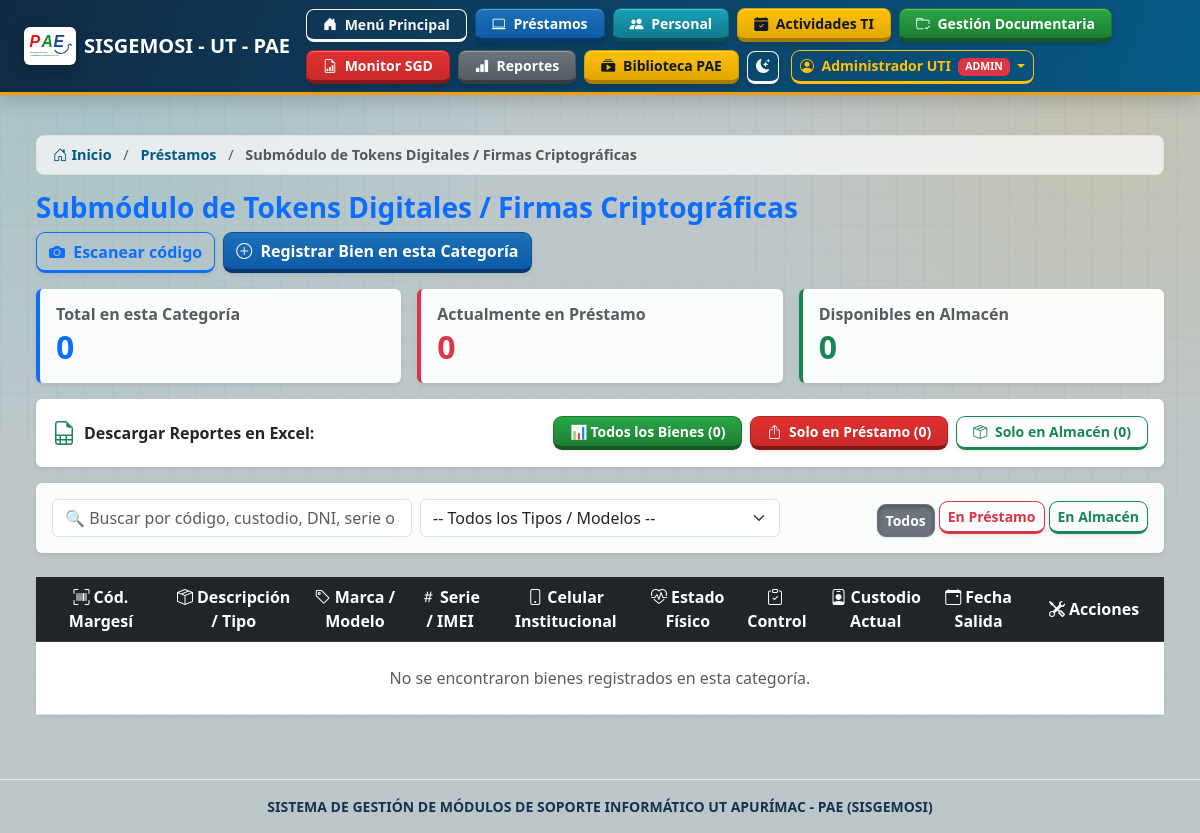
The page /prestamos/tokens (signed in) on the database as committed earlier.
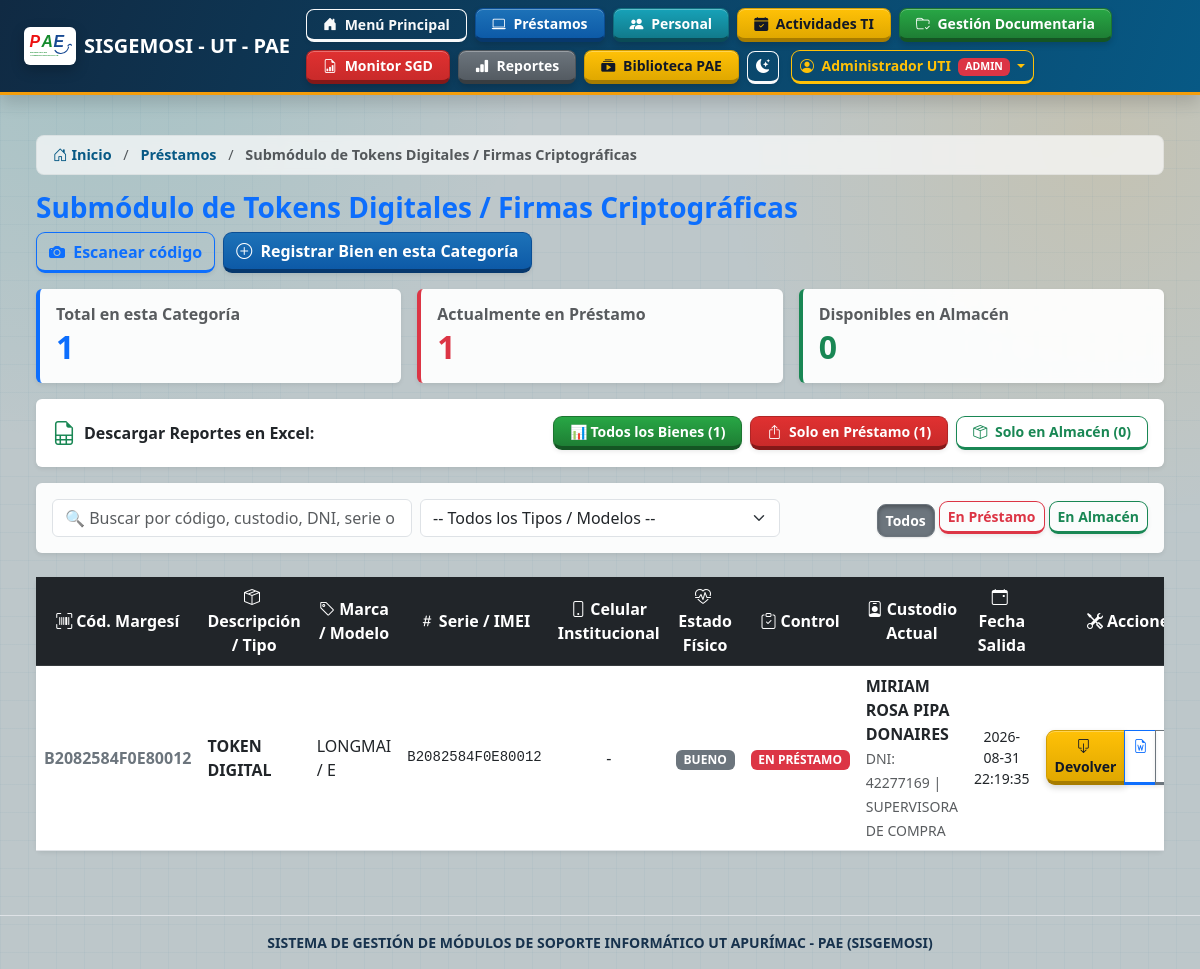
The same page on the database as committed later.
### tables this page shows
CREATE TABLE prestamos (
        id INTEGER PRIMARY KEY AUTOINCREMENT,
        equipo_id INTEGER NOT NULL,
        trabajador_id INTEGER NOT NULL,
        fecha_prestamo DATETIME DEFAULT CURRENT_TIMESTAMP,
        fecha_devolucion DATETIME NULL,
        estado TEXT DEFAULT 'ACTIVO',
        observaciones_entrega TEXT,
        observaciones_devolucion TEXT,
        archivo_acta_entrega TEXT,
        archivo_acta_recepcion TEXT,
        FOREIGN KEY (equipo_id) REFERENCES equipos (id),
        FOREIGN KEY (trabajador_id) REFERENCES trabajadores (id)
    );

CREATE TABLE equipos (
        id INTEGER PRIMARY KEY AUTOINCREMENT,
        codigo_interno TEXT UNIQUE NOT NULL,
        tipo_equipo TEXT NOT NULL,
        marca TEXT,
        modelo TEXT,
        numero_serie TEXT,
        imei_1 TEXT,
        imei_2 TEXT,
        numero_linea TEXT,
        accesorios TEXT,
        estado TEXT DEFAULT 'EN ALMACEN'
    , categoria TEXT DEFAULT 'INFORMATICOS', codigo_margesi TEXT, descripcion TEXT, serie_medidas TEXT, estado_conservacion TEXT DEFAULT 'BUENO', color TEXT, sede TEXT DEFAULT 'ABANCAY', valor_inicial TEXT, valor_neto TEXT, observaciones TEXT, celular_institucional TEXT, nivel_ubicacion TEXT, ambiente_ubicacion TEXT);

CREATE TABLE trabajadores (
        id INTEGER PRIMARY KEY AUTOINCREMENT,
        dni TEXT UNIQUE NOT NULL,
        nombres TEXT,
        apellido_paterno TEXT,
        apellido_materno TEXT,
        cargo TEXT,
        correo_personal TEXT,
        correo_institucional TEXT,
        tipo_contrato TEXT,
        telefono TEXT,
        fecha_nacimiento TEXT
    , celular_institucional TEXT, activo INTEGER NOT NULL DEFAULT 1);

### app.py (the view)
@app.route("/prestamos/<categoria>")
@permiso_requerido("prestamos", "ver")
@login_required
def ver_submodulo(categoria):
    cat = categoria.upper()
    if cat not in ["MOVILES", "TOKENS", "INFORMATICOS", "MOBILIARIO"]:
        return redirect(url_for("prestamos_hub"))
    conn = get_db()
    cursor = conn.cursor()
    query = """
    SELECT
        e.*,
        p.id AS prestamo_id,
        p.fecha_prestamo,
        p.archivo_acta_entrega,
        t.dni AS trabajador_dni,
        (t.nombres || ' ' || t.apellido_paterno || ' ' || t.apellido_materno) AS trabajador_nombre,
        t.cargo AS trabajador_cargo,
        t.telefono AS trabajador_telefono
    FROM equipos e
    LEFT JOIN prestamos p ON e.id = p.equipo_id AND p.estado = 'ACTIVO'
    LEFT JOIN trabajadores t ON p.trabajador_id = t.id
    WHERE e.categoria = ?
    ORDER BY CASE WHEN e.estado = 'EN PRESTAMO' THEN 0 ELSE 1 END, p.fecha_prestamo DESC, e.codigo_margesi ASC
    """
    equipos = cursor.execute(query, (cat,)).fetchall()
    trabajadores = cursor.execute("""
        SELECT id, dni, (nombres || ' ' || apellido_paterno || ' ' || apellido_materno) AS nombre_completo, cargo
        FROM trabajadores
        WHERE activo = 1
        ORDER BY nombres ASC
    """).fetchall()
    tipos_raw = cursor.execute("SELECT DISTINCT descripcion FROM equipos WHERE categoria = ? ORDER BY descripcion ASC", (cat,)).fetchall()
    tipos_disponibles = [r[0] for r in tipos_raw if r[0]]
    total_cat = len(equipos)
    prestados_cat = sum(1 for eq in equipos if eq["estado"] == "EN PRESTAMO")
    almacen_cat = total_cat - prestados_cat
    conn.close()
    nombres_titulos = {
        "MOVILES": "Submódulo de Equipos Móviles (Celulares / Tablets)",
        "TOKENS": "Submódulo de Tokens Digitales / Firmas Criptográficas",
        "INFORMATICOS": "Submódulo de Equipos Informáticos y Audiovisuales",
        "MOBILIARIO": "Submódulo de Mobiliario y Bienes Patrimoniales"
    }
    return render_template("dashboard_categoria.html",
                           equipos=equipos,
                           trabajadores=trabajadores,
                           categoria=cat,
                           titulo_categoria=nombres_titulos.get(cat, cat),
                           tipos_disponibles=tipos_disponibles,
                           total_cat=total_cat,
                           prestados_cat=prestados_cat,
                           almacen_cat=almacen_cat)

### app.py (called while the page is built, shortened)
def obtener_token_csrf():
    if "csrf_token" not in session:
        session["csrf_token"] = secrets.token_urlsafe(32)
    return session["csrf_token"]

@app.before_request
def proteger_formularios():
    if request.method != "POST" or request.endpoint in {"static", "login"}:
        return None
    token_formulario = request.form.get("csrf_token", "")
    token_sesion = session.get("csrf_token", "")
    if not token_sesion or not token_formulario or not hmac.compare_digest(token_formulario, token_sesion):
        return "Solicitud no válida.", 400
    return None

@app.after_request
def agregar_cabeceras_seguridad(response):
    response.headers.setdefault("X-Content-Type-Options", "nosniff")
    response.headers.setdefault("X-Frame-Options", "DENY")
    response.headers.setdefault("Referrer-Policy", "strict-origin-when-cross-origin")
    response.headers.setdefault("Permissions-Policy", "camera=(), microphone=(), geolocation=()")
    if PRODUCTION_MODE:
        response.headers.setdefault("Strict-Transport-Security", "max-age=31536000; includeSubDomains")
    return response

def usuario_tiene_permiso(modulo, accion):
    if session.get("rol") == "ADMIN":
        return True

### templates/dashboard_categoria.html (shortened to what the changed rows need)
{% extends "base.html" %}
{% block content %}
<link rel="stylesheet" href="https://unpkg.com/html5-qrcode@2.3.8/html5-qrcode.min.css">
<div class="container-fluid py-3">
    <div class="row g-3 mb-3">
        <div class="col-12 col-md-4">
            <div class="card shadow-sm border-0 border-start border-4 border-primary h-100">
                <div class="card-body">
                    <h6 class="text-muted fw-bold mb-1">Total en esta Categoría</h6>
                    <h2 class="fw-bold mb-0 text-primary">{{ total_cat }}</h2>
                </div>
            </div>
        </div>
        <div class="col-12 col-md-4">
            <div class="card shadow-sm border-0 border-start border-4 border-danger h-100">
                <div class="card-body">
                    <h6 class="text-muted fw-bold mb-1">Actualmente en Préstamo</h6>
                    <h2 class="fw-bold mb-0 text-danger">{{ prestados_cat }}</h2>
                </div>
            </div>
        </div>
        <div class="col-12 col-md-4">
            <div class="card shadow-sm border-0 border-start border-4 border-success h-100">
                <div class="card-body">
                    <h2 class="fw-bold mb-0 text-success">{{ almacen_cat }}</h2>
                </div>
            </div>
        </div>
    </div>
    <div class="card shadow-sm border-0 mb-3 bg-white">
        <div class="card-body p-3 d-flex flex-wrap align-items-center justify-content-between gap-2">
            <div class="d-flex flex-wrap gap-2">
                <a href="/prestamos/exportar-excel/{{ categoria.lower() }}?estado=TODOS" class="btn btn-success btn-sm px-3 shadow-sm">
                    📊 Todos los Bienes ({{ total_cat }})
                </a>
                <a href="/prestamos/exportar-excel/{{ categoria.lower() }}?estado=PRESTADOS" class="btn btn-danger btn-sm px-3 shadow-sm">
                    <i class="bi bi-box-arrow-up me-1"></i> Solo en Préstamo ({{ prestados_cat }})
                </a>
                <a href="/prestamos/exportar-excel/{{ categoria.lower() }}?estado=ALMACEN" class="btn btn-outline-success btn-sm px-3 shadow-sm">
                    <i class="bi bi-box-seam me-1"></i> Solo en Almacén ({{ almacen_cat }})
                </a>
            </div>
        </div>
    </div>
    <div class="card shadow-sm border-0">
        <div class="card-body p-0">
            <div class="table-responsive">
                <table class="table table-hover align-middle mb-0" id="tablaInventario">
                    <thead class="table-dark text-center">
                        <tr>
                            <th style="width: 130px;"><i class="bi bi-upc-scan me-1"></i>Cód. Margesí</th>
                            <th><i class="bi bi-box-seam me-1"></i>Descripción / Tipo</th>
                            <th><i class="bi bi-tag me-1"></i>Marca / Modelo</th>
                            <th><i class="bi bi-hash me-1"></i>Serie / IMEI</th>
                            <th><i class="bi bi-phone me-1"></i>Celular Institucional</th>
                            <th><i class="bi bi-heart-pulse me-1"></i>Estado Físico</th>
                            <th><i class="bi bi-clipboard-check me-1"></i>Control</th>
                            <th><i class="bi bi-person-badge me-1"></i>Custodio Actual</th>
                            <th><i class="bi bi-calendar-event me-1"></i>Fecha Salida</th>
                            <th style="width: 140px;"><i class="bi bi-tools me-1"></i>Acciones</th>
                        </tr>
                    </thead>
                    <tbody>
                        {% for eq in equipos %}
                        <tr data-estado="{{ eq.estado }}" data-tipo="{{ eq.descripcion or eq.tipo_equipo }}">
                            <td class="text-center fw-bold text-secondary">
                                {{ eq.codigo_margesi or eq.codigo_interno }}
                            </td>
                            <td>
                                <strong>{{ eq.descripcion or eq.tipo_equipo }}</strong>
                            </td>
                            <td>
                                {{ eq.marca or '-' }} / {{ eq.modelo or '-' }}
                            </td>
                            <td class="text-center font-monospace small">
                                {{ eq.serie_medidas or eq.numero_serie or '-' }}
                            </td>
                            <td class="text-center">
                                {{ eq.celular_institucional or '-' }}
                            </td>
                            <td class="text-center">
                                <span class="badge bg-secondary">{{ eq.estado_conservacion or 'BUENO' }}</span>
                            </td>
                            <td class="text-center">
                                {% if eq.estado == 'EN ALMACEN' %}
                                    <span class="badge bg-success">EN ALMACÉN</span>
                                {% else %}
                                    <span class="badge bg-danger">EN PRÉSTAMO</span>
                                {% endif %}
                            </td>
                            <td>
                                {% if eq.estado == 'EN PRESTAMO' %}
                                    <strong>{{ eq.trabajador_nombre }}</strong><br>
                                    <small class="text-muted">DNI: {{ eq.trabajador_dni }} | {{ eq.trabajador_cargo }}</small>
                                {% else %}
                                    <span class="text-muted fst-italic">En Almacén</span>
                                {% endif %}
                            </td>
                            <td class="text-center small">
                                {% if eq.estado == 'EN PRESTAMO' and eq.fecha_prestamo %}
                                    {{ eq.fecha_prestamo }}
                                {% else %}
                                    ---
                                {% endif %}
                            </td>
                            <td class="text-center">
                                <div class="btn-group btn-group-sm">
                                    {% if eq.estado == 'EN ALMACEN' %}
                                        <button class="btn btn-success" title="Prestar Equipo" onclick="abrirModalPrestamo('{{ eq.id }}', '{{ eq.codigo_margesi or eq.codigo_interno }} - {{ eq.descripcion }}')">
                                            <i class="bi bi-box-arrow-up me-1"></i> Prestar
                                        </button>
                                    {% else %}
                                        <button class="btn btn-warning" title="Recibir Equipo" onclick="abrirModalDevolucion('{{ eq.prestamo_id }}', '{{ eq.codigo_margesi or eq.codigo_interno }} - {{ eq.descripcion }}')">
                                            <i class="bi bi-box-arrow-down me-1"></i> Devolver
                                        </button>
                                        {% if eq.archivo_acta_entrega %}
                                            <a href="/actas/descargar/{{ eq.archivo_acta_entrega }}" class="btn btn-outline-primary" title="Descargar Acta Word">
                                                <i class="bi bi-file-earmark-word"></i>
                                            </a>
                                        {% endif %}
                                    {% endif %}
                                    <button class="btn btn-outline-secondary" title="Ver Historial" onclick="verHistorial('{{ eq.id }}')">
                                    </button>
                                </div>
                            </td>
                        </tr>
                        {% endfor %}
                        {% if not equipos %}
                        <tr>
                            <td colspan="10" class="text-center py-4 text-muted">
                                No se encontraron bienes registrados en esta categoría.
                            </td>
                        </tr>
                        {% endif %}
                    </tbody>
                </table>
            </div>
        </div>
    </div>
</div>
{% endblock %}

Rows that differ between the two databases and show on the page:
added prestamos: codigo_margesi "B2082584F0E80012", descripcion "TOKEN DIGITAL", marca "LONGMAI", modelo "E", serie_medidas "B2082584F0E80012", celular_institucional "-", estado_conservacion "BUENO", trabajador_nombre "MIRIAM ROSA PIPA DONAIRES", trabajador_dni "42277169", trabajador_cargo "SUPERVISORA DE COMPRA", fecha_prestamo "2026-08-31 22:19:35"
Other text that changed with them:
{{ total_cat }}: "0" → "1"
{{ prestados_cat }}: "0" → "1"
text no longer shown: "No se encontraron bienes registrados en esta categoría."
